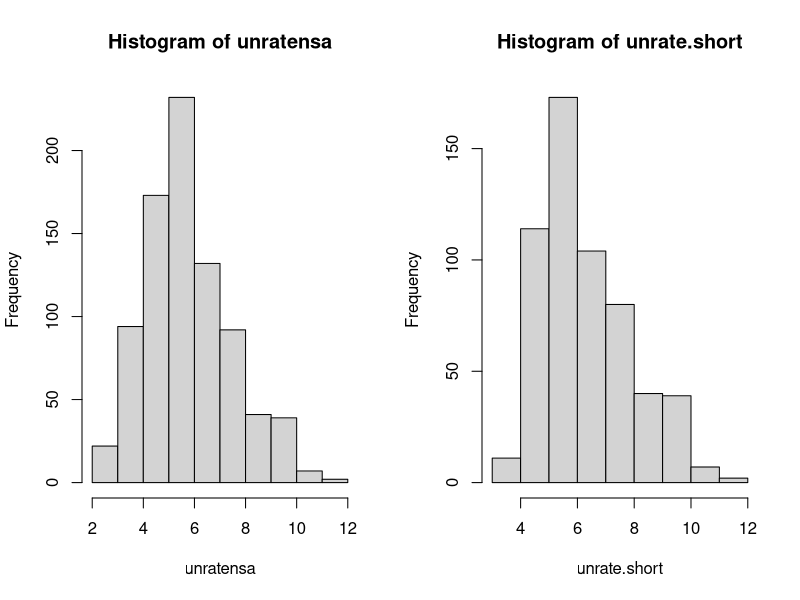
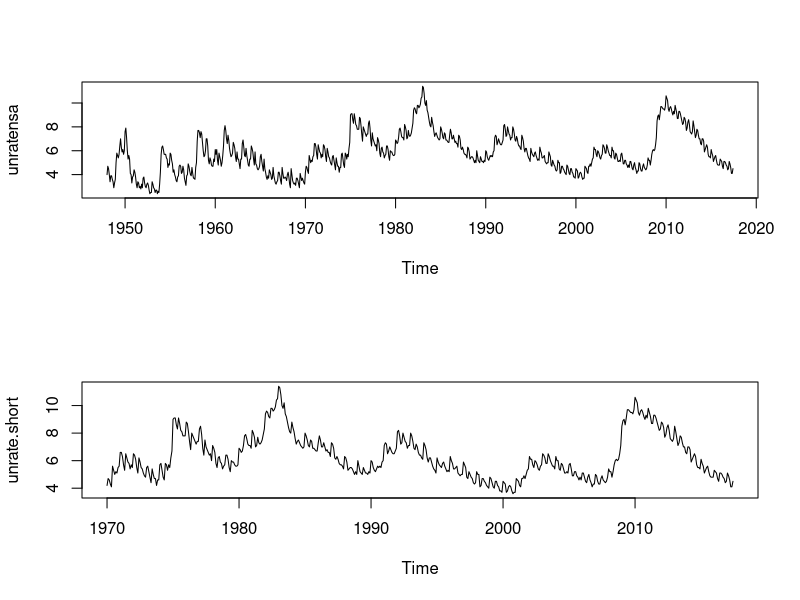
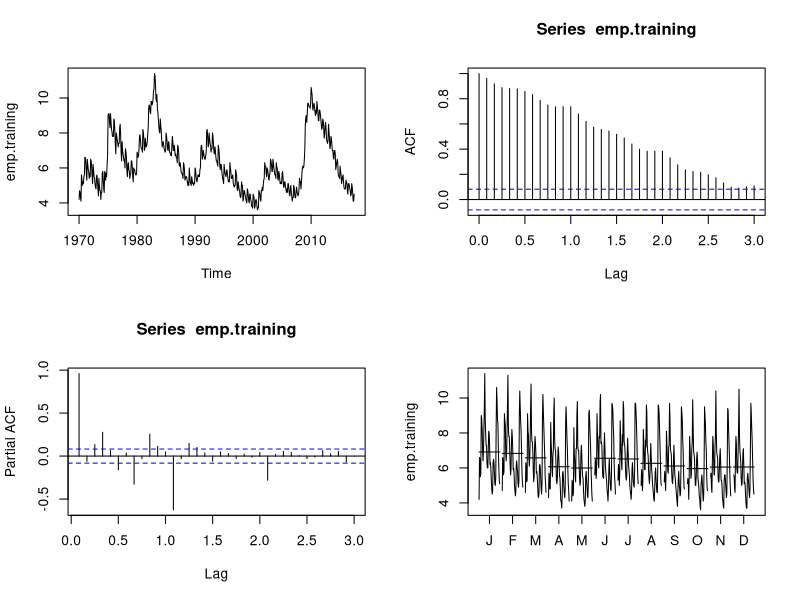
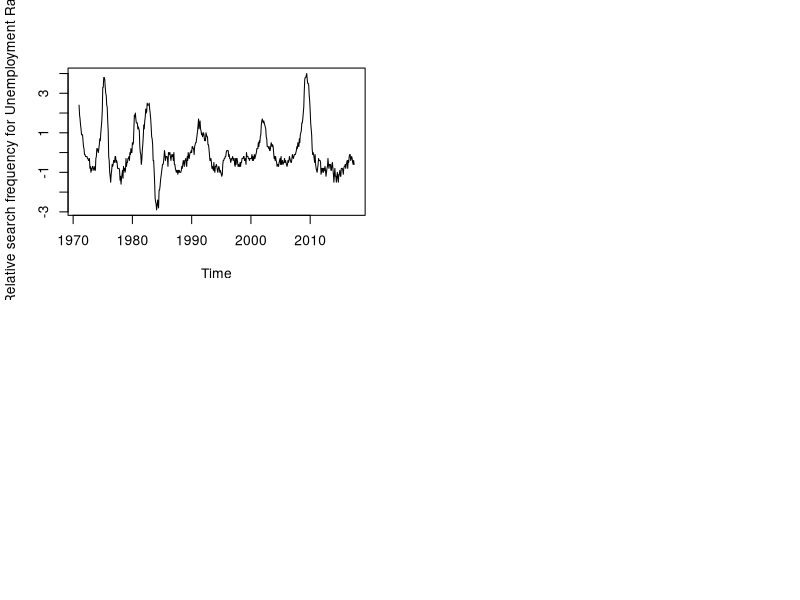
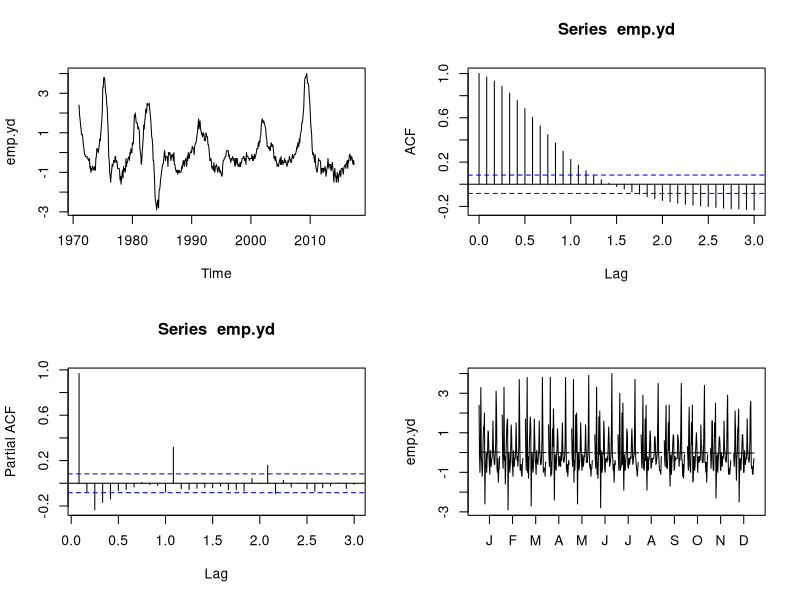

Recreate these plots in R, in order. (Note: this script raises an error after producing the figures.)
## ---- chunk 1
knitr::opts_chunk$set(echo = TRUE)
## ---- chunk 2
library(Hmisc)
library(forecast)

# Set working directory, change to appropriate 
path <- "/Users/tedpham/Documents/W271 Time Series/HWs and Labs/Lab3"
setwd(path)
df <- read.csv("UNRATENSA.csv", stringsAsFactors = FALSE)
summary(df)
describe(df)
## ---- chunk 3

unratensa <- ts(df$UNRATENSA, frequency = 12, start = c(1948,1))
unrate.short <- window(unratensa,start = c(1970,1))


par(mfrow=c(1,2))
hist(unratensa)
hist(unrate.short)
## ---- chunk 4
par(mfrow=c(2,1))

plot(unratensa)
plot(unrate.short)
## ---- chunk 5
emp.training <- window(unratensa, start = c(1970,1), end = c(2014,52))
emp.test <- window(unratensa, start = c(2015,1))

par(mfrow=c(2,2))
plot(emp.training)
acf(emp.training, lag.max = 36)
pacf(emp.training, lag.max = 36)
monthplot(emp.training)
## ---- chunk 6

## ---- chunk 7

## ---- chunk 8

## ---- chunk 9

emp.yd <- diff(emp.training, lag = 12)
plot(emp.yd, ylab = "Relative search frequency for Unemployment Rates")

par(mfrow=c(2,2))
plot(emp.yd)
acf(emp.yd, lag.max = 36)
pacf(emp.yd, lag.max = 36)
monthplot(emp.yd)

## ---- chunk 10

# define get best arima function
get.best.arima <- function(x.ts,p,d,q,P,D,Q)
{
  #initialize best.aic to a large number 
  best.aic <- 1e8
  n <- length(x.ts)
  for (p.i in 0:p ) for (d.i in 0:d) for (q.i in 0:q)
    for (P.i in 0:P) for (D.i in 0:Q) for (Q.i in 0:Q)
    {
      fit <- arima(x.ts, order = c(p.i,d.i,q.i),
                         seas = list(order = c(P.i,D.i,Q.i)),
                         frequency(x.ts),method = 'ML')
      fit.aic <- -2*fit$loglik + (log(n)+1)*length(fit$coef)
      if (fit.aic < best.aic)
      {
        best.aic <- fit.aic
        best.fit <-fit
        best.model <- c(p.i,d.i,q.i,P.i,D.i,Q.i)
      }
    }
  list(best.aic,best.fit,best.model)
}



get.best.arima(emp.training,2,2,2,0,0,0)
## ---- chunk 11

## ---- chunk 12
